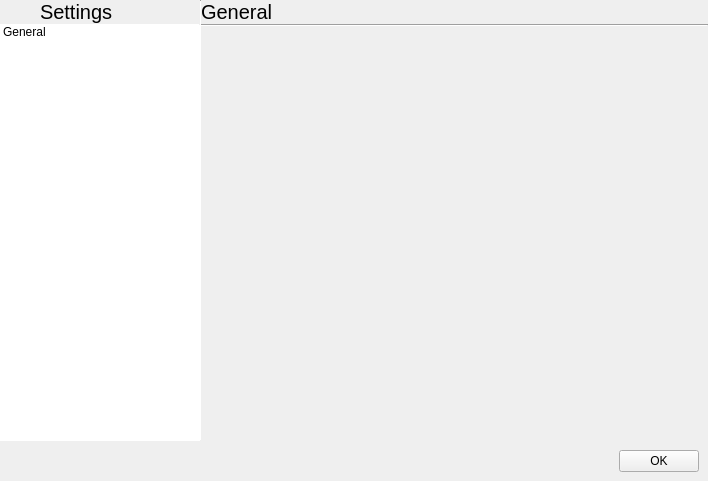
<?xml version="1.0" encoding="UTF-8"?>
<ui version="4.0">
 <class>SettingsDialog</class>
 <widget class="QDialog" name="SettingsDialog">
  <property name="geometry">
   <rect>
    <x>0</x>
    <y>0</y>
    <width>708</width>
    <height>481</height>
   </rect>
  </property>
  <property name="windowTitle">
   <string>Dialog</string>
  </property>
  <layout class="QVBoxLayout" name="verticalLayout">
   <property name="spacing">
    <number>0</number>
   </property>
   <property name="leftMargin">
    <number>0</number>
   </property>
   <property name="topMargin">
    <number>0</number>
   </property>
   <property name="rightMargin">
    <number>0</number>
   </property>
   <property name="bottomMargin">
    <number>0</number>
   </property>
   <item>
    <layout class="QHBoxLayout" name="horizontalLayout_2">
     <property name="spacing">
      <number>0</number>
     </property>
     <item>
      <widget class="QWidget" name="verticalWidget" native="true">
       <property name="maximumSize">
        <size>
         <width>200</width>
         <height>16777215</height>
        </size>
       </property>
       <layout class="QVBoxLayout" name="verticalLayout_2">
        <property name="spacing">
         <number>0</number>
        </property>
        <property name="leftMargin">
         <number>0</number>
        </property>
        <property name="topMargin">
         <number>0</number>
        </property>
        <property name="rightMargin">
         <number>0</number>
        </property>
        <property name="bottomMargin">
         <number>0</number>
        </property>
        <item>
         <widget class="QWidget" name="topBar" native="true">
          <layout class="QHBoxLayout" name="horizontalLayout">
           <property name="spacing">
            <number>0</number>
           </property>
           <property name="leftMargin">
            <number>0</number>
           </property>
           <property name="topMargin">
            <number>0</number>
           </property>
           <property name="rightMargin">
            <number>0</number>
           </property>
           <property name="bottomMargin">
            <number>0</number>
           </property>
           <item>
            <widget class="QPushButton" name="backButton">
             <property name="sizePolicy">
              <sizepolicy hsizetype="Preferred" vsizetype="Preferred">
               <horstretch>0</horstretch>
               <verstretch>0</verstretch>
              </sizepolicy>
             </property>
             <property name="text">
              <string/>
             </property>
             <property name="icon">
              <iconset theme="go-previous" resource="icons.qrc">
               <normaloff>:/icons/go-previous.svg</normaloff>:/icons/go-previous.svg</iconset>
             </property>
             <property name="flat">
              <bool>true</bool>
             </property>
            </widget>
           </item>
           <item>
            <widget class="QLabel" name="label">
             <property name="sizePolicy">
              <sizepolicy hsizetype="Expanding" vsizetype="Preferred">
               <horstretch>0</horstretch>
               <verstretch>0</verstretch>
              </sizepolicy>
             </property>
             <property name="font">
              <font>
               <pointsize>15</pointsize>
              </font>
             </property>
             <property name="text">
              <string>Settings</string>
             </property>
             <property name="margin">
              <number>9</number>
             </property>
            </widget>
           </item>
          </layout>
         </widget>
        </item>
        <item>
         <widget class="Line" name="line">
          <property name="maximumSize">
           <size>
            <width>16777215</width>
            <height>1</height>
           </size>
          </property>
          <property name="orientation">
           <enum>Qt::Horizontal</enum>
          </property>
         </widget>
        </item>
        <item>
         <widget class="QListWidget" name="categoryList">
          <property name="frameShape">
           <enum>QFrame::NoFrame</enum>
          </property>
          <item>
           <property name="text">
            <string>General</string>
           </property>
          </item>
         </widget>
        </item>
       </layout>
      </widget>
     </item>
     <item>
      <widget class="Line" name="line_2">
       <property name="maximumSize">
        <size>
         <width>1</width>
         <height>16777215</height>
        </size>
       </property>
       <property name="orientation">
        <enum>Qt::Vertical</enum>
       </property>
      </widget>
     </item>
     <item>
      <widget class="QStackedWidget" name="categoryStack">
       <widget class="QWidget" name="page">
        <layout class="QVBoxLayout" name="verticalLayout_3">
         <property name="spacing">
          <number>0</number>
         </property>
         <property name="leftMargin">
          <number>0</number>
         </property>
         <property name="topMargin">
          <number>0</number>
         </property>
         <property name="rightMargin">
          <number>0</number>
         </property>
         <property name="bottomMargin">
          <number>0</number>
         </property>
         <item>
          <widget class="QLabel" name="label_2">
           <property name="font">
            <font>
             <pointsize>15</pointsize>
            </font>
           </property>
           <property name="text">
            <string>General</string>
           </property>
           <property name="margin">
            <number>9</number>
           </property>
          </widget>
         </item>
         <item>
          <widget class="Line" name="line_3">
           <property name="orientation">
            <enum>Qt::Horizontal</enum>
           </property>
          </widget>
         </item>
         <item>
          <spacer name="verticalSpacer">
           <property name="orientation">
            <enum>Qt::Vertical</enum>
           </property>
           <property name="sizeHint" stdset="0">
            <size>
             <width>20</width>
             <height>40</height>
            </size>
           </property>
          </spacer>
         </item>
        </layout>
       </widget>
       <widget class="QWidget" name="page_2"/>
      </widget>
     </item>
    </layout>
   </item>
   <item>
    <widget class="QWidget" name="bottomBar" native="true">
     <layout class="QHBoxLayout" name="horizontalLayout_3">
      <property name="leftMargin">
       <number>9</number>
      </property>
      <property name="topMargin">
       <number>9</number>
      </property>
      <property name="rightMargin">
       <number>9</number>
      </property>
      <property name="bottomMargin">
       <number>9</number>
      </property>
      <item>
       <spacer name="horizontalSpacer">
        <property name="orientation">
         <enum>Qt::Horizontal</enum>
        </property>
        <property name="sizeHint" stdset="0">
         <size>
          <width>40</width>
          <height>20</height>
         </size>
        </property>
       </spacer>
      </item>
      <item>
       <widget class="QPushButton" name="pushButton_2">
        <property name="text">
         <string>OK</string>
        </property>
       </widget>
      </item>
     </layout>
    </widget>
   </item>
  </layout>
 </widget>
 <resources>
  <include location="icons.qrc"/>
 </resources>
 <connections>
  <connection>
   <sender>pushButton_2</sender>
   <signal>clicked()</signal>
   <receiver>SettingsDialog</receiver>
   <slot>close()</slot>
   <hints>
    <hint type="sourcelabel">
     <x>670</x>
     <y>456</y>
    </hint>
    <hint type="destinationlabel">
     <x>366</x>
     <y>496</y>
    </hint>
   </hints>
  </connection>
  <connection>
   <sender>backButton</sender>
   <signal>clicked()</signal>
   <receiver>SettingsDialog</receiver>
   <slot>close()</slot>
   <hints>
    <hint type="sourcelabel">
     <x>11</x>
     <y>22</y>
    </hint>
    <hint type="destinationlabel">
     <x>63</x>
     <y>562</y>
    </hint>
   </hints>
  </connection>
 </connections>
</ui>
